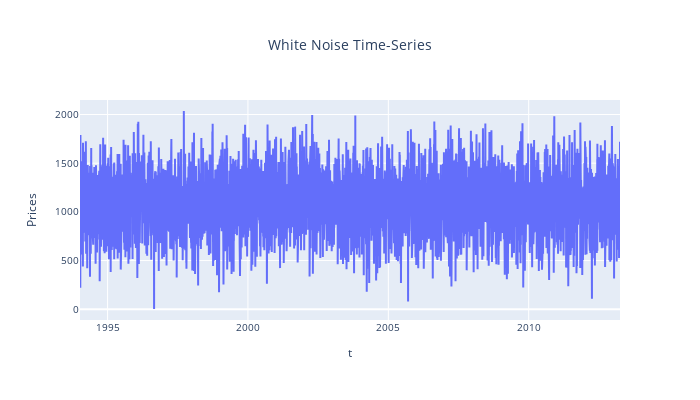

The cell this chart's notebook holds for it:
### Code cell
fig = go.Figure()

fig.add_trace(go.Scatter(x=df_comp.index, y=df["wn"],
            mode='lines',
            name="Normal Distribution"))

fig.update_layout(title_text="White Noise Time-Series", title_x=0.5,\
            xaxis_title='t', yaxis_title="Prices",\
            height = 400, width = 700, font={'size':10})

fig.show()

### Figure 1 — Plotly figure (JSON) as saved in the notebook; plotly's stock layout.template omitted (floating-point values rounded to 4 significant figures; data arrays with more than 128 entries replaced by an {"elided": "..."} marker saying what was removed)
{"data": [{"mode": "lines", "name": "Normal Distribution", "type": "scatter", "x": {"elided": "6269 str values"}, "y": {"elided": "5015 float values"}}], "layout": {"font": {"size": 10}, "height": 400, "title": {"text": "White Noise Time-Series", "x": 0.5}, "width": 700, "xaxis": {"title": {"text": "t"}}, "yaxis": {"title": {"text": "Prices"}}}}
